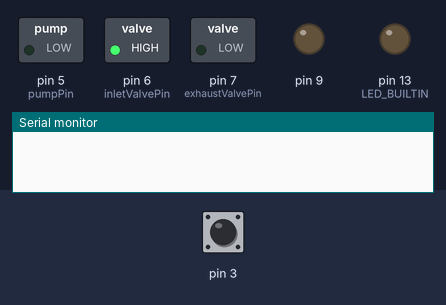
The sketch below on a simulated Arduino Uno, built with avr-gcc and run on an emulated ATmega328P. Shown: switched loads named in the sketch (green lamp = pin HIGH), output pins drawn as LEDs (lit = HIGH), the last lines printed to the serial monitor. Inputs (shaded band) come from the test bench; at power-on: pin 3 HIGH.

Above: at 1.2 s.
1.3 s: pin 3 pulled LOW for 0.15 s
At 1.4 s:
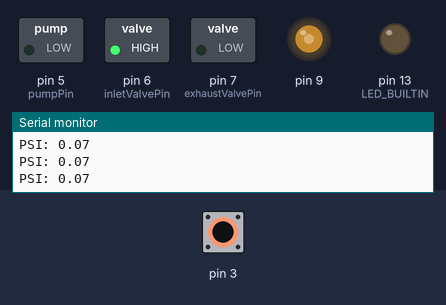
3.0 s: pin 3 pulled LOW for 1 s
At 4.3 s:
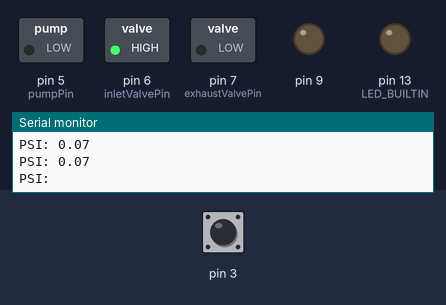
Timing chart, 0 to 6.0 s (numbered marks = the images above; inputs shaded):
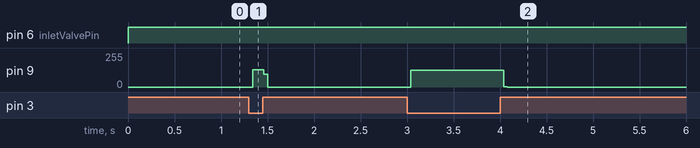

The sketch:

kode_sistem_kontrol.ino
```cpp
#include <HX710B.h>

#define inletValvePin 6
#define pumpPin 5
#define exhaustValvePin 7
const int DOUT = 3;   //sensor data pin
const int SCLK  = 9;   //sensor clock pin

int change = 3;
int sensor_value = 0;

HX710B pressure_sensor;

void setup() {
  Serial.begin(115200);
  pinMode(inletValvePin, OUTPUT);
  pinMode(exhaustValvePin, OUTPUT);
  pinMode(pumpPin, OUTPUT);
  pinMode(LED_BUILTIN, OUTPUT);
  pressure_sensor.begin(DOUT, SCLK);
}

void loop() {
  if(Serial.available()) {
      byte command=Serial.read();
      if(command==97) {      // 'f'
        change=1;
      }
      else if (command==98){
        change=2;
      }
      else if (command==99){
        change=3;
      }
  }

  if (change==1) {
    digitalWrite(LED_BUILTIN, HIGH); //inlet
    digitalWrite(inletValvePin,LOW); // turn pressure valve HIGH
    analogWrite(pumpPin,255); // make sure pump is on
    digitalWrite(exhaustValvePin,HIGH); // turn exhaust valve LOW
  }

  else if (change==3) { //exhaust pump low
    digitalWrite(LED_BUILTIN, LOW);
    digitalWrite(inletValvePin,HIGH); // turn pressure valve HIGH
    analogWrite(pumpPin,0); // make sure pump is on
    digitalWrite(exhaustValvePin,LOW); // turn exhaust valve LOW
  }

  else if (change==2){ //hold
    digitalWrite(LED_BUILTIN, LOW);
    digitalWrite(inletValvePin,HIGH); // turn pressure valve HIGH
    analogWrite(pumpPin, 0);  // make sure pump is on
    digitalWrite(exhaustValvePin,HIGH); // turn exhaust valve LOW
  }


  if (pressure_sensor.is_ready()) {
    Serial.print("PSI: ");
    Serial.println(pressure_sensor.psi());
  }

}
```

HX710B.h
```cpp
// (licence header left out)
#ifndef HX710B_h
#define HX710B_h

#if ARDUINO >= 100
#include "Arduino.h"
#else
#include "WProgram.h"
#endif

class HX710B
{
	private:
		byte PD_SCK;	// Power Down and Serial Clock Input Pin
		byte DOUT;		// Serial Data Output Pin
		long OFFSET = 0;	// used for tare weight
		float SCALE = 1;	// used to return weight in grams, kg, ounces, whatever
        float RES = 2.98023e-7;
	public:

		HX710B();

		virtual ~HX710B();

		// Initialize library with data output pin, clock input pin and gain factor.
		// Channel selection is made by passing the appropriate gain:
		// - With a gain factor of 64 or 128, channel A is selected
		// - With a gain factor of 32, channel B is selected
		// The library default is "128" (Channel A).
		void begin(byte dout, byte pd_sck);

		// Check if HX710B is ready
		// from the datasheet: When output data is not ready for retrieval, digital output pin DOUT is high. Serial clock
		// input PD_SCK should be low. When DOUT goes to low, it indicates data is ready for retrieval.
		bool is_ready();

		// Wait for the HX710B to become ready
		void wait_ready(unsigned long delay_ms = 0);
		bool wait_ready_retry(int retries = 3, unsigned long delay_ms = 0);
		bool wait_ready_timeout(unsigned long timeout = 1000, unsigned long delay_ms = 0);

		// waits for the chip to be ready and returns a reading
		long read();

		// returns an average reading; times = how many times to read
		long read_average(byte times = 10);

        // returns pressure in kilopascals
        float pascal();

        //returns pressure in atm
        float atm();

        //returns pressure in mmHg
        float mmHg();

        //returns pressure in psi
        float psi();

		// returns (read_average() - OFFSET), that is the current value without the tare weight; times = how many readings to do
		double get_value(byte times = 1);

		// returns get_value() divided by SCALE, that is the raw value divided by a value obtained via calibration
		// times = how many readings to do
		float get_units(byte times = 1);

		// set the OFFSET value for tare weight; times = how many times to read the tare value
		void tare(byte times = 10);

		// set the SCALE value; this value is used to convert the raw data to "human readable" data (measure units)
		void set_scale(float scale = 1.f);

		// get the current SCALE
		float get_scale();

		// set OFFSET, the value that's subtracted from the actual reading (tare weight)
		void set_offset(long offset = 0);

		// get the current OFFSET
		long get_offset();

		// puts the chip into power down mode
		void power_down();

		// wakes up the chip after power down mode
		void power_up();
};

#endif /* HX710B_h */
```

Measured:
- after the input at 1.3 s, pin 9: 0/255 → 129/255 at once, → 0/255 0.12 s later
- after the input at 3.0 s, pin 9: 0/255 → 127/255 at once, → 0/255 1.0 s later
